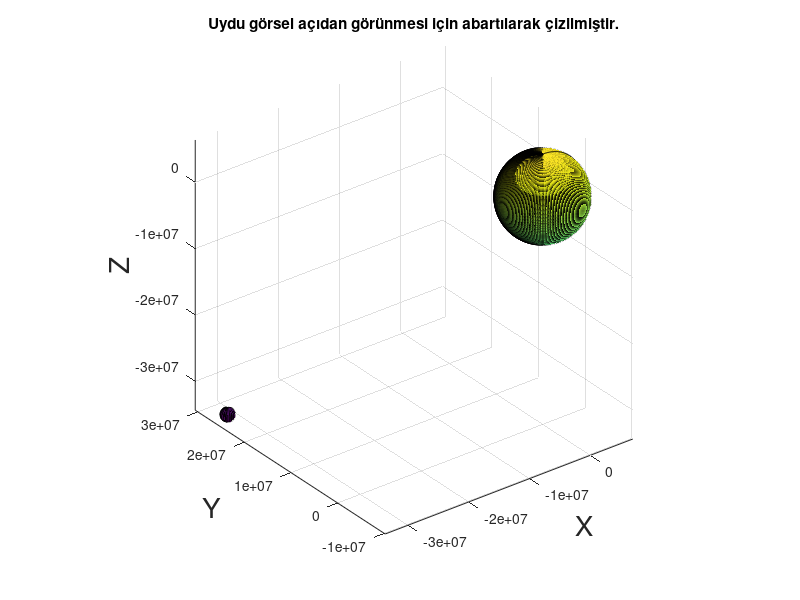

Reproduce this figure in MATLAB.
clear; close all; clc;

%%% IGS BROADCAST EPHEMERIS FILE verileri
t_GPS = 319488; % tGPS
%%%SV_PRN = 18; % SV PRN
t_0_c = 16; % t0c
a_0 = -0.130765140057* 10 ^ (-3); % a0
a_1 = -0.397903932026 * 10 ^ (-11); % a1
a_2 =  0.000000000000 * 10 ^ (0); % a2
C_r_s = -0.128968750000 * 10 ^ (3); % Crs
Delta_n = 0.430625080120 * 10 ^ (-8); % Δn
M_0 = 0.277797041753* 10 ^ (1); % M0
C_u_c = -0.676885247230 * 10 ^ (-5); % Cuc
e = 0.479935575277 * 10 ^ (-2); % e
C_u_s = 0.862218439579 * 10 ^ (-5); % Cus
sqrt_a = 0.515480328751 * 10 ^ (4); % sqrt(a)
t_0_e = 0.172800000000 * 10 ^ (6); % t0e
C_i_c = -0.614672899246 * 10 ^ (-7); % Cic
Ohm_0 = -0.310529947884 * 10 ^ (1); % Ω0
C_i_s = -0.838190317154 * 10 ^ (-7); % Cis
i_0 = 0.965349772110 * 10 ^ (0); % i0
C_r_c = 0.216531250000 * 10 ^ (3); % Crc
W = 0.872701637012 * 10 ^ (0); % ω
Ohm = -0.784425531615 * 10 ^ (-8); % Ω
i_t_k = -0.118219210019 * 10 ^ (-9); % i


% Yerçekimi sabiti m^3/s^2 (WGS84)
GM_e = 3986004.418 * 10 ^ 8;

% Yerin açısal dönme hızı rad/s (WGS84)
W_e = 7.2921151467 * 10 ^ (-5);

% Yör. büyük yarıekseni
a = sqrt_a ^ 2;

% Ortalama yör. hızı
n_0 = sqrt(GM_e / a ^ 3);

% Düzeltilmiş yör. hızı
n = n_0 + Delta_n;

% t0e'ye göre zaman
t_k = t_GPS - t_0_e;
%fprintf("tk: %.13f\n", t_k);

% Ortalama anomali
M_k = M_0 + n * t_k;
%fprintf("Mk: %.13f\n", M_k);

% İterasyon ile kepler denklemi
E_k = M_k;
E_k_n = 2;
E_k_n1 = 1;
while E_k_n - E_k_n1 >= 0.000000001
    E_k_n = E_k;
    E_k_n1 = M_k + exp(1) * sin(E_k);
    E_k = E_k_n1;
    %fprintf("Kepler: %.13f\n", E_k);
end
%fprintf("Kepler: %.13f\n", E_k);

% Gerçek anomali
V_k = atan((sqrt(1 - exp(2)) * sin(E_k) / (cos(E_k) - exp(1))));

% Enlem argümanı
U_k = W + V_k;

% Enlem argümanı düzeltmesi
Sigma_u_k = C_u_c * cos(2 * U_k) + C_u_s * sin(2 * U_k);

% Yarıçap düzeltmesi
Sigma_r_k = C_r_c * cos(2 * U_k) + C_r_s * sin(2 * U_k);

% Eğim düzeltmesi
Sigma_i_k = C_i_c * cos(2 * U_k) + C_i_s * sin(2 * U_k);

% Düzeltilmiş enlem argümanı
Fi_k = U_k + Sigma_u_k;

% Düzeltilmiş yarıçap
r_k = a * (1 - exp(1) * cos(E_k)) + Sigma_r_k;

% Düzeltilmiş yör. eğimi
i_k = i_0 + i_t_k + Sigma_i_k;

% Düzeltilmiş çıkış düğümü boylamı
Ohm_k = Ohm_0 + (Ohm - W_e) * t_k - W_e * t_0_e;

% x yörünge koordinatı
x_ussu_k = r_k * cos(Fi_k);

% y yörünge koordinatı
y_ussu_k = r_k * sin(Fi_k);

%%% Yer merkezli yer sabit (ECEF) koordinatlarının hesabı
%fprintf("Yer merkezli yer sabit (ECEF) x, y, z koordinatları \n");
% x yer merkezli koordinatı
x_k = x_ussu_k * cos(Ohm_k) - y_ussu_k * sin(Ohm_k) * cos(i_k);
%fprintf("x: %.4f m\n", x_k);
% y yer merkezli koordinatı
y_k = x_ussu_k * sin(Ohm_k) + y_ussu_k * cos(Ohm_k) * cos(i_k);
%fprintf("y: %.4f m\n", y_k);
% z yer merkezli koordinatı
z_k = y_ussu_k * sin(i_k);
%fprintf("z: %.4f m\n", z_k);


% t anında uydunun saat hatasının hesabı
S_s = a_0 + a_1 * (t_GPS - t_0_c) + a_2 * (t_GPS - t_0_c)^2;
%fprintf("\nSaat hatası: %.13f s\n", S_s);


%%% IGS BROADCAST EPHEMERIS FILE verileri
t_GPS = 319488 + S_s; % tGPS
%%%SV_PRN = 18; % SV PRN
t_0_c = 16; % t0c
a_0 = -0.130765140057* 10 ^ (-3); % a0
a_1 = -0.397903932026 * 10 ^ (-11); % a1
a_2 =  0.000000000000 * 10 ^ (0); % a2
C_r_s = -0.128968750000 * 10 ^ (3); % Crs
Delta_n = 0.430625080120 * 10 ^ (-8); % Δn
M_0 = 0.277797041753* 10 ^ (1); % M0
C_u_c = -0.676885247230 * 10 ^ (-5); % Cuc
e = 0.479935575277 * 10 ^ (-2); % e
C_u_s = 0.862218439579 * 10 ^ (-5); % Cus
sqrt_a = 0.515480328751 * 10 ^ (4); % sqrt(a)
t_0_e = 0.172800000000 * 10 ^ (6); % t0e
C_i_c = -0.614672899246 * 10 ^ (-7); % Cic
Ohm_0 = -0.310529947884 * 10 ^ (1); % Ω0
C_i_s = -0.838190317154 * 10 ^ (-7); % Cis
i_0 = 0.965349772110 * 10 ^ (0); % i0
C_r_c = 0.216531250000 * 10 ^ (3); % Crc
W = 0.872701637012 * 10 ^ (0); % ω
Ohm = -0.784425531615 * 10 ^ (-8); % Ω
i_t_k = -0.118219210019 * 10 ^ (-9); % i


% Yerçekimi sabiti m^3/s^2 (WGS84)
GM_e = 3986004.418 * 10 ^ 8;

% Yerin açısal dönme hızı rad/s (WGS84)
W_e = 7.2921151467 * 10 ^ (-5);

% Yör. büyük yarıekseni
a = sqrt_a ^ 2;

% Ortalama yör. hızı
n_0 = sqrt(GM_e / a ^ 3);

% Düzeltilmiş yör. hızı
n = n_0 + Delta_n;

% t0e'ye göre zaman
t_k = t_GPS - t_0_e;
%fprintf("tk: %.13f\n", t_k);

% Ortalama anomali
M_k = M_0 + n * t_k;
%fprintf("Mk: %.13f\n", M_k);

% İterasyon ile kepler denklemi
E_k = M_k;
E_k_n = 2;
E_k_n1 = 1;
while E_k_n - E_k_n1 >= 0.000000001
    E_k_n = E_k;
    E_k_n1 = M_k + exp(1) * sin(E_k);
    E_k = E_k_n1;
    %fprintf("Kepler: %.13f\n", E_k);
end
%fprintf("Kepler: %.13f\n", E_k);

% Gerçek anomali
V_k = atan((sqrt(1 - exp(2)) * sin(E_k) / (cos(E_k) - exp(1))));

% Enlem argümanı
U_k = W + V_k;

% Enlem argümanı düzeltmesi
Sigma_u_k = C_u_c * cos(2 * U_k) + C_u_s * sin(2 * U_k);

% Yarıçap düzeltmesi
Sigma_r_k = C_r_c * cos(2 * U_k) + C_r_s * sin(2 * U_k);

% Eğim düzeltmesi
Sigma_i_k = C_i_c * cos(2 * U_k) + C_i_s * sin(2 * U_k);

% Düzeltilmiş enlem argümanı
Fi_k = U_k + Sigma_u_k;

% Düzeltilmiş yarıçap
r_k = a * (1 - exp(1) * cos(E_k)) + Sigma_r_k;

% Düzeltilmiş yör. eğimi
i_k = i_0 + i_t_k + Sigma_i_k;

% Düzeltilmiş çıkış düğümü boylamı
Ohm_k = Ohm_0 + (Ohm - W_e) * t_k - W_e * t_0_e;

% x yörünge koordinatı
x_ussu_k = r_k * cos(Fi_k);

% y yörünge koordinatı
y_ussu_k = r_k * sin(Fi_k);

%%% Yer merkezli yer sabit (ECEF) düzeltilmiş koordinatlarının hesabı
%fprintf("\nYer merkezli yer sabit (ECEF) düzeltilmiş x, y, z koordinatları \n");
% x yer merkezli koordinatı
x_k_2 = x_ussu_k * cos(Ohm_k) - y_ussu_k * sin(Ohm_k) * cos(i_k);
fprintf("x: %.4f m\n", x_k_2);
% y yer merkezli koordinatı
y_k_2 = x_ussu_k * sin(Ohm_k) + y_ussu_k * cos(Ohm_k) * cos(i_k);
fprintf("y: %.4f m\n", y_k_2);
% z yer merkezli koordinatı
z_k_2 = y_ussu_k * sin(i_k);
fprintf("z: %.4f m\n", z_k_2);


% Dünya çizimi
% 180 boylam-enlem
[x,y,z] = sphere(180);
% Yarıçap ayarla
radius = 6373000;
x = x * radius;
y = y * radius;
z = z * radius;
surf(x,y,z)
axis equal;

hold on
% Uydu çizimi
[x,y,z] = sphere;
% Yarıçap ayarla
radius = 1000000;
x = x * radius;
y = y * radius;
z = z * radius;
% Dengeleme için
offset1 = -32111477;
offset2 = 25707892;
offset3 = -33361783;
surf(x+offset1,y+offset2,z+offset3)
% Etiket yazdır
xlabel('X', 'FontSize', 20);
ylabel('Y', 'FontSize', 20);
zlabel('Z', 'FontSize', 20);
title("Uydu görsel açıdan görünmesi için abartılarak çizilmiştir.")

